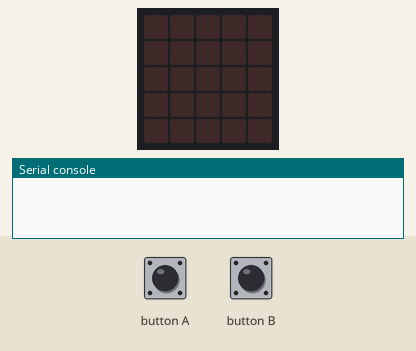
Simulated run of this program. Board: BBC micro:bit running MicroPython. Parts: the board's 5×5 LED display, the last lines printed to the serial console. The test bench sets the inputs (shaded band). No radio messages arrive unless stated (any console line starting 'radio sent:' is added by the test bench).

Above: at 1.2 s.
1.3 s: button A pressed for 0.15 s
At 1.8 s:
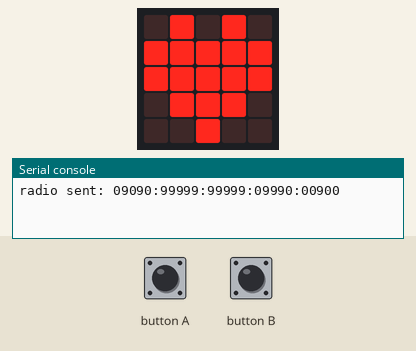
Timing chart, 0 to 4.3 s (numbered marks = the images above; inputs shaded):
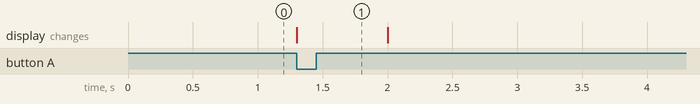

Measured:
- after the input at 1.3 s, the display: changes at once (image 1)

The program:

Challenge_Make_Some_Waves.py
```python
from microbit import *
import radio

radio.on()
radio.config(power=2)

MY_IMAGE = '09090:99999:99999:09990:00900'  # heart
ready = True

def process_image(image):
    display.show(Image(image))
    radio.send(image)
    sleep(700)
    display.clear()

while True:
    if button_a.was_pressed() and ready:
        process_image(MY_IMAGE)
        ready = False

    message = radio.receive()
    if message == MY_IMAGE and ready:
        sleep(500)
        process_image(MY_IMAGE)
        ready = False

    if button_b.was_pressed():
        ready = True
```
